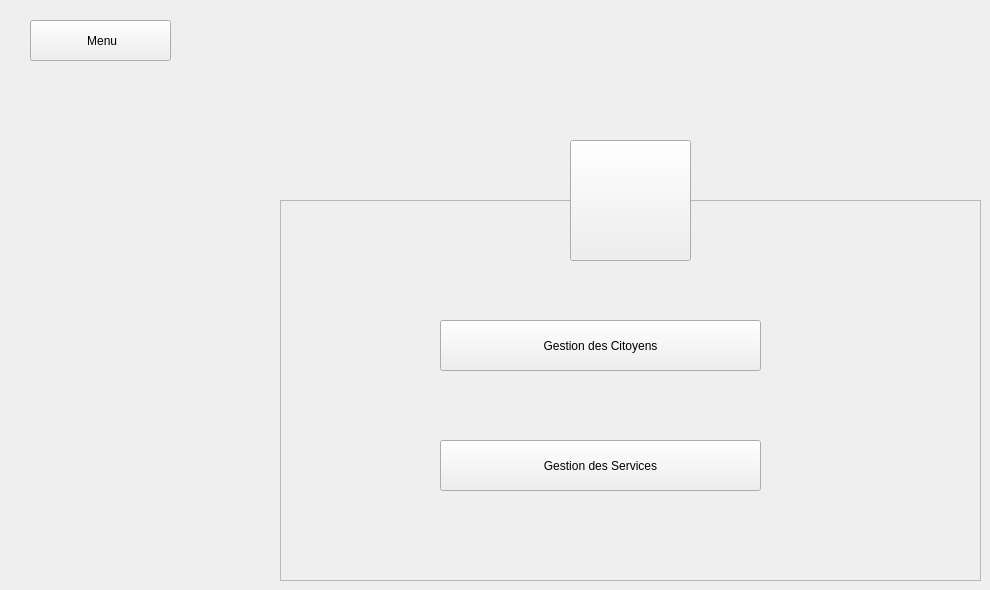
      <widget class="QWidget" name="Gestions_2">
       <widget class="QPushButton" name="B_BackToMenu_2">
        <property name="geometry">
         <rect>
          <x>30</x>
          <y>20</y>
          <width>141</width>
          <height>41</height>
         </rect>
        </property>
        <property name="text">
         <string> Menu</string>
        </property>
        <property name="icon">
         <iconset resource="Ressources.qrc">
          <normaloff>:/Ressources/image/back-arrow.png</normaloff>:/Ressources/image/back-arrow.png</iconset>
        </property>
       </widget>
       <widget class="QFrame" name="frame_11">
        <property name="geometry">
         <rect>
          <x>280</x>
          <y>200</y>
          <width>701</width>
          <height>381</height>
         </rect>
        </property>
        <property name="styleSheet">
         <string notr="true"/>
        </property>
        <property name="frameShape">
         <enum>QFrame::StyledPanel</enum>
        </property>
        <property name="frameShadow">
         <enum>QFrame::Raised</enum>
        </property>
        <widget class="QPushButton" name="B_GestionCitoyen_2">
         <property name="geometry">
          <rect>
           <x>160</x>
           <y>120</y>
           <width>321</width>
           <height>51</height>
          </rect>
         </property>
         <property name="text">
          <string>Gestion des Citoyens</string>
         </property>
        </widget>
        <widget class="QPushButton" name="B_GestioService_2">
         <property name="geometry">
          <rect>
           <x>160</x>
           <y>240</y>
           <width>321</width>
           <height>51</height>
          </rect>
         </property>
         <property name="styleSheet">
          <string notr="true"/>
         </property>
         <property name="text">
          <string>Gestion des Services</string>
         </property>
        </widget>
        <widget class="QToolButton" name="toolButton_16">
         <property name="geometry">
          <rect>
           <x>490</x>
           <y>112</y>
           <width>61</width>
           <height>61</height>
          </rect>
         </property>
         <property name="styleSheet">
          <string notr="true">border-radius:30px;</string>
         </property>
         <property name="text">
          <string/>
         </property>
         <property name="icon">
          <iconset resource="Ressources.qrc">
           <normaloff>:/Ressources/image/systeme-de-population.png</normaloff>:/Ressources/image/systeme-de-population.png</iconset>
         </property>
         <property name="iconSize">
          <size>
           <width>30</width>
           <height>30</height>
          </size>
         </property>
        </widget>
        <widget class="QToolButton" name="toolButton_17">
         <property name="geometry">
          <rect>
           <x>490</x>
           <y>235</y>
           <width>61</width>
           <height>61</height>
          </rect>
         </property>
         <property name="styleSheet">
          <string notr="true">border-radius:30px;</string>
         </property>
         <property name="text">
          <string/>
         </property>
         <property name="icon">
          <iconset resource="Ressources.qrc">
           <normaloff>:/Ressources/image/support.png</normaloff>:/Ressources/image/support.png</iconset>
         </property>
         <property name="iconSize">
          <size>
           <width>30</width>
           <height>30</height>
          </size>
         </property>
        </widget>
       </widget>
       <widget class="QToolButton" name="toolButton_18">
        <property name="geometry">
         <rect>
          <x>570</x>
          <y>140</y>
          <width>121</width>
          <height>121</height>
         </rect>
        </property>
        <property name="focusPolicy">
         <enum>Qt::TabFocus</enum>
        </property>
        <property name="text">
         <string/>
        </property>
        <property name="icon">
         <iconset resource="Ressources.qrc">
          <normaloff>:/Ressources/image/icon.png</normaloff>:/Ressources/image/icon.png</iconset>
        </property>
        <property name="iconSize">
         <size>
          <width>62</width>
          <height>62</height>
         </size>
        </property>
       </widget>
      </widget>
